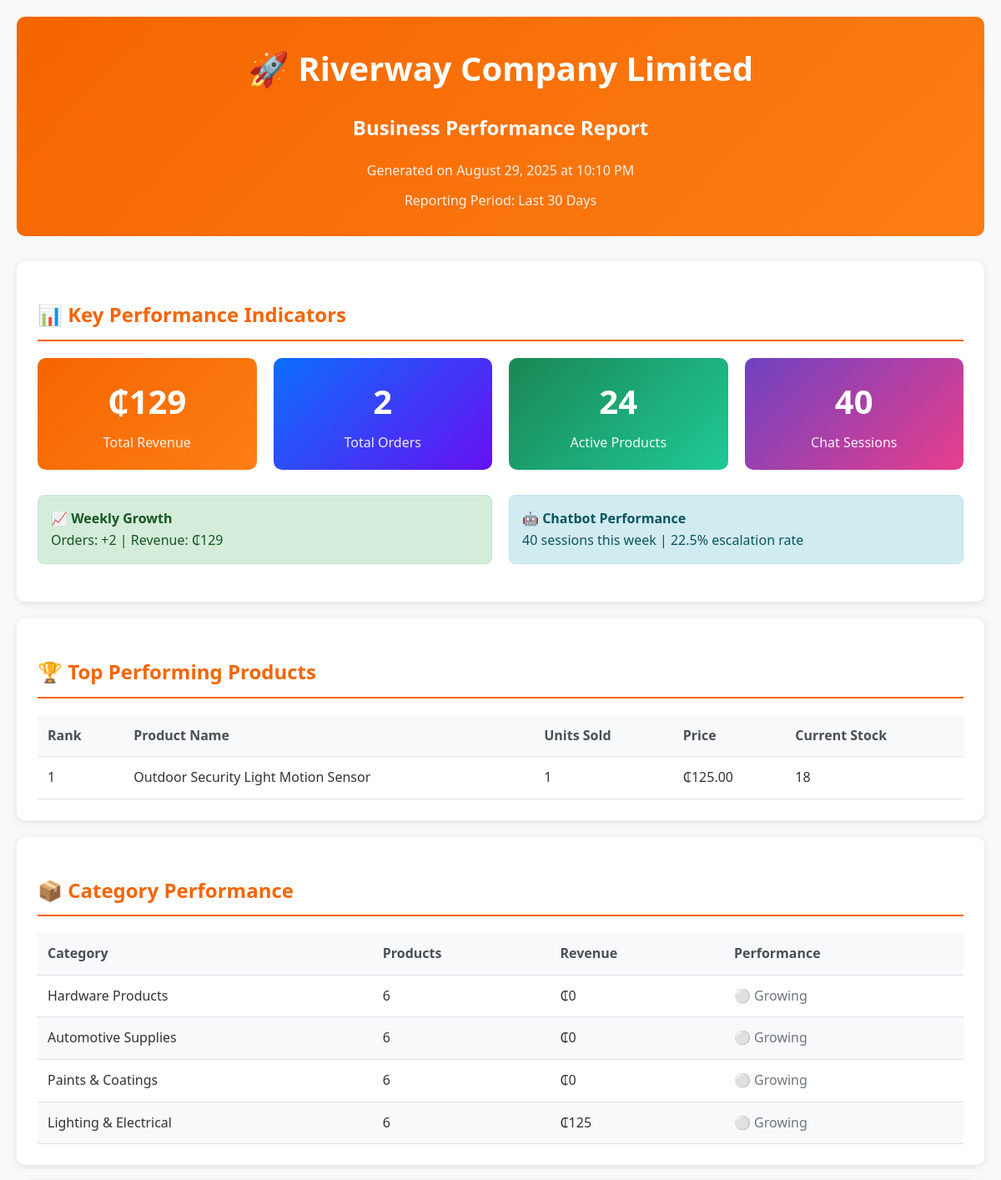
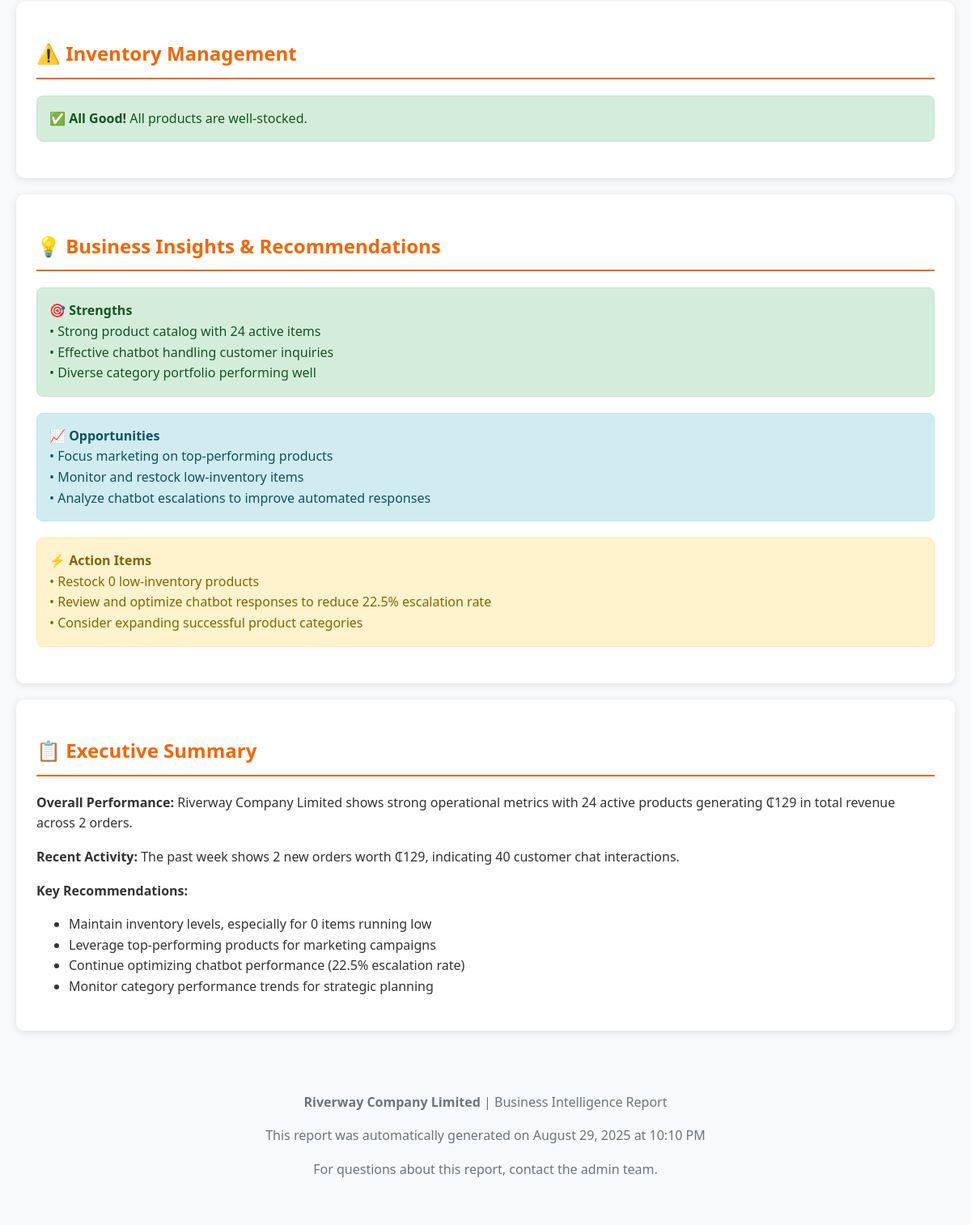
Screenshot of /dashboard/report/ (signed in) with the database file from the repository (2 pictures, top to bottom).
### store/models.py (models this page shows, shortened)
class Product(models.Model):
    UNIT_CHOICES = [
        ('piece', 'Piece'),
        ('bag', 'Bag'),
        ('sqft', 'Square Feet'),
        ('lft', 'Linear Feet'),
        ('gallon', 'Gallon'),
        ('ton', 'Ton'),
        ('yard', 'Cubic Yard'),
        ('roll', 'Roll'),
        ('sheet', 'Sheet'),
    ]
    name = models.CharField(max_length=200)
    category = models.ForeignKey(Category, on_delete=models.CASCADE, related_name='products')
    description = models.TextField()
    price = models.DecimalField(max_digits=10, decimal_places=2)
    unit = models.CharField(max_length=20, choices=UNIT_CHOICES, default='piece')
    sku = models.CharField(max_length=50, unique=True)
    stock_quantity = models.PositiveIntegerField(default=0)
    image = models.ImageField(upload_to='products/', blank=True, null=True)
    specifications = models.JSONField(default=dict, blank=True)
    rating = models.DecimalField(max_digits=3, decimal_places=2, default=0.00, help_text="Product rating out of 5")
    rating_count = models.PositiveIntegerField(default=0, help_text="Number of ratings")
    is_active = models.BooleanField(default=True)
    created_at = models.DateTimeField(auto_now_add=True)
    updated_at = models.DateTimeField(auto_now=True)

class Category(models.Model):
    name = models.CharField(max_length=100)
    description = models.TextField(blank=True)
    image = models.ImageField(upload_to='categories/', blank=True, null=True)
    created_at = models.DateTimeField(auto_now_add=True)
    class Meta:
        verbose_name_plural = "Categories"

### admin_dashboard/views.py (the view)
# urls.py: path('report/', views.generate_report, name='generate_report'),
@staff_member_required
def generate_report(request):
    from django.http import HttpResponse
    from django.template.loader import render_to_string
    from datetime import datetime, timedelta
    import json
    today = timezone.now().date()
    week_ago = today - timedelta(days=7)
    month_ago = today - timedelta(days=30)
    total_products = Product.objects.filter(is_active=True).count()
    total_orders = Order.objects.count()
    total_revenue = Order.objects.filter(status='delivered').aggregate(
        total=Sum('total_amount')
    )['total'] or 0
    weekly_orders = Order.objects.filter(created_at__date__gte=week_ago).count()
    weekly_revenue = Order.objects.filter(
        created_at__date__gte=week_ago, status='delivered'
    ).aggregate(total=Sum('total_amount'))['total'] or 0
    top_products = Product.objects.annotate(
        total_sold=Sum('orderitem__quantity', filter=Q(orderitem__order__status='delivered'))
    ).filter(total_sold__gt=0).order_by('-total_sold')[:5]
    category_performance = Category.objects.annotate(
        product_count=Count('products', filter=Q(products__is_active=True)),
        total_revenue=Sum('products__orderitem__price',
                         filter=Q(products__orderitem__order__status='delivered'))
    ).order_by('-product_count')
    total_chat_sessions = ChatSession.objects.count()
    weekly_chat_sessions = ChatSession.objects.filter(created_at__date__gte=week_ago).count()
    escalated_chats = ChatSession.objects.filter(is_escalated=True).count()
    escalation_rate = round((escalated_chats / max(total_chat_sessions, 1)) * 100, 1)
    low_stock_products = Product.objects.filter(
        stock_quantity__lte=10, is_active=True
    ).order_by('stock_quantity')[:10]
    context = {
        'report_date': datetime.now(),
        'period': 'Last 30 Days',
        'total_products': total_products,
        'total_orders': total_orders,
        'total_revenue': total_revenue,
        'weekly_orders': weekly_orders,
        'weekly_revenue': weekly_revenue,
        'top_products': top_products,
        'category_performance': category_performance,
        'total_chat_sessions': total_chat_sessions,
        'weekly_chat_sessions': weekly_chat_sessions,
        'escalation_rate': escalation_rate,
        'low_stock_products': low_stock_products,
    }
    html_content = render_to_string('admin_dashboard/business_report.html', context)
    response = HttpResponse(html_content, content_type='text/html')
    response['Content-Disposition'] = f'attachment; filename="business_report_{datetime.now().strftime("%Y%m%d_%H%M%S")}.html"'
    return response

### templates/admin_dashboard/business_report.html (shortened to what this page needs)
<!DOCTYPE html>
<html lang="en">
<head>
</head>
<body>
    <div class="header">
        <h1>🚀 Riverway Company Limited</h1>
        <h2>Business Performance Report</h2>
        <p>Generated on {{ report_date|date:"F d, Y" }} at {{ report_date|time:"g:i A" }}</p>
        <p>Reporting Period: {{ period }}</p>
    </div>
    <div class="section">
        <h2>📊 Key Performance Indicators</h2>
        <div class="metrics-grid">
            <div class="metric-card revenue">
                <div class="metric-value">₵{{ total_revenue|floatformat:0 }}</div>
                <div class="metric-label">Total Revenue</div>
            </div>
            <div class="metric-card orders">
                <div class="metric-value">{{ total_orders }}</div>
                <div class="metric-label">Total Orders</div>
            </div>
            <div class="metric-card products">
                <div class="metric-value">{{ total_products }}</div>
                <div class="metric-label">Active Products</div>
            </div>
            <div class="metric-card chatbot">
                <div class="metric-value">{{ total_chat_sessions }}</div>
                <div class="metric-label">Chat Sessions</div>
            </div>
        </div>
        <div class="row">
            <div class="alert alert-success">
                <strong>📈 Weekly Growth</strong><br>
                Orders: +{{ weekly_orders }} | Revenue: ₵{{ weekly_revenue|floatformat:0 }}
            </div>
            <div class="alert alert-info">
                <strong>🤖 Chatbot Performance</strong><br>
                {{ weekly_chat_sessions }} sessions this week | {{ escalation_rate }}% escalation rate
            </div>
        </div>
    </div>
    <div class="section">
        <h2>🏆 Top Performing Products</h2>
        {% if top_products %}
        <table class="table">
            <thead>
                <tr>
                    <th>Rank</th>
                    <th>Product Name</th>
                    <th>Units Sold</th>
                    <th>Price</th>
                    <th>Current Stock</th>
                </tr>
            </thead>
            <tbody>
                {% for product in top_products %}
                <tr>
                    <td>{{ forloop.counter }}</td>
                    <td>{{ product.name }}</td>
                    <td>{{ product.total_sold|default:0 }}</td>
                    <td>₵{{ product.price }}</td>
                    <td>{{ product.stock_quantity }}</td>
                </tr>
                {% endfor %}
            </tbody>
        </table>
        {% else %}
        <div class="alert alert-info">
            No sales data available yet. Products will appear here once orders are completed.
        </div>
        {% endif %}
    </div>
    <div class="section">
        <h2>📦 Category Performance</h2>
        <table class="table">
            <thead>
                <tr>
                    <th>Category</th>
                    <th>Products</th>
                    <th>Revenue</th>
                    <th>Performance</th>
                </tr>
            </thead>
            <tbody>
                {% for category in category_performance %}
                <tr>
                    <td>{{ category.name }}</td>
                    <td>{{ category.product_count }}</td>
                    <td>₵{{ category.total_revenue|default:0|floatformat:0 }}</td>
                    <td>
                        {% if category.total_revenue > 1000 %}
                            <span style="color: #198754;">🟢 Excellent</span>
                        {% elif category.total_revenue > 500 %}
                            <span style="color: #fd7e14;">🟡 Good</span>
                        {% else %}
                            <span style="color: #6c757d;">⚪ Growing</span>
                        {% endif %}
                    </td>
                </tr>
                {% endfor %}
            </tbody>
        </table>
    </div>
    <div class="section">
        <h2>⚠️ Inventory Management</h2>
        {% if low_stock_products %}
        <div class="alert alert-warning">
            <strong>Low Stock Alert:</strong> {{ low_stock_products.count }} products need restocking
        </div>
        <table class="table">
            <thead>
                <tr>
                    <th>Product</th>
                    <th>Current Stock</th>
                    <th>Status</th>
                    <th>Action Required</th>
                </tr>
            </thead>
            <tbody>
                {% for product in low_stock_products %}
                <tr>
                    <td>{{ product.name }}</td>
                    <td>{{ product.stock_quantity }}</td>
                    <td>
                        {% if product.stock_quantity <= 3 %}
                            <span style="color: #dc3545;">🔴 Critical</span>
                        {% elif product.stock_quantity <= 7 %}
                            <span style="color: #fd7e14;">🟡 Low</span>
                        {% else %}
                            <span style="color: #ffc107;">⚠️ Monitor</span>
                        {% endif %}
                    </td>
                    <td>
                        {% if product.stock_quantity <= 3 %}
                            Restock immediately
                        {% else %}
                            Plan restocking
                        {% endif %}
                    </td>
                </tr>
                {% endfor %}
            </tbody>
        </table>
        {% else %}
        <div class="alert alert-success">
            <strong>✅ All Good!</strong> All products are well-stocked.
        </div>
        {% endif %}
    </div>
    <div class="section">
        <h2>💡 Business Insights & Recommendations</h2>
        <div class="alert alert-success">
            <strong>🎯 Strengths</strong><br>
            • Strong product catalog with {{ total_products }} active items<br>
            • Effective chatbot handling customer inquiries<br>
            • Diverse category portfolio performing well
        </div>
        <div class="alert alert-info">
            <strong>📈 Opportunities</strong><br>
            • Focus marketing on top-performing products<br>
            • Monitor and restock low-inventory items<br>
            • Analyze chatbot escalations to improve automated responses
        </div>
        <div class="alert alert-warning">
            <strong>⚡ Action Items</strong><br>
            • Restock {{ low_stock_products.count }} low-inventory products<br>
            • Review and optimize chatbot responses to reduce {{ escalation_rate }}% escalation rate<br>
            • Consider expanding successful product categories
        </div>
    </div>
    <div class="section">
        <h2>📋 Executive Summary</h2>
        <p><strong>Overall Performance:</strong> Riverway Company Limited shows strong operational metrics with {{ total_products }} active products generating ₵{{ total_revenue|floatformat:0 }} in total revenue across {{ total_orders }} orders.</p>
        <p><strong>Recent Activity:</strong> The past week shows {{ weekly_orders }} new orders worth ₵{{ weekly_revenue|floatformat:0 }}, indicating {{ weekly_chat_sessions }} customer chat interactions.</p>
        <p><strong>Key Recommendations:</strong></p>
        <ul>
            <li>Maintain inventory levels, especially for {{ low_stock_products.count }} items running low</li>
            <li>Leverage top-performing products for marketing campaigns</li>
            <li>Continue optimizing chatbot performance ({{ escalation_rate }}% escalation rate)</li>
            <li>Monitor category performance trends for strategic planning</li>
        </ul>
    </div>
    <div class="footer">
        <p><strong>Riverway Company Limited</strong> | Business Intelligence Report</p>
        <p>This report was automatically generated on {{ report_date|date:"F d, Y" }} at {{ report_date|time:"g:i A" }}</p>
        <p>For questions about this report, contact the admin team.</p>
    </div>
</body>
</html>

### templates/admin_dashboard/business_report.html (style rules this page uses)
body { font-family: 'Segoe UI', Tahoma, Geneva, Verdana, sans-serif; line-height: 1.6; color: #333; max-width: 1200px; margin: 0 auto; padding: 20px; background: #f8f9fa; }
.header { background: linear-gradient(135deg, #f56500 0%, #fd7e14 100%); color: white; padding: 30px; border-radius: 10px; text-align: center; margin-bottom: 30px; }
.header h1 { margin: 0; font-size: 2.5rem; }
.header p { margin: 10px 0 0; opacity: 0.9; }
.section { background: white; padding: 25px; margin-bottom: 20px; border-radius: 10px; box-shadow: 0 2px 10px rgba(0,0,0,0.1); }
.section h2 { color: #f56500; border-bottom: 2px solid #f56500; padding-bottom: 10px; margin-bottom: 20px; }
.metrics-grid { display: grid; grid-template-columns: repeat(auto-fit, minmax(200px, 1fr)); gap: 20px; margin-bottom: 30px; }
.metric-card { background: linear-gradient(135deg, #667eea 0%, #764ba2 100%); color: white; padding: 20px; border-radius: 10px; text-align: center; }
.metric-card.revenue { background: linear-gradient(135deg, #f56500 0%, #fd7e14 100%); }
.metric-card.orders { background: linear-gradient(135deg, #0d6efd 0%, #6610f2 100%); }
.metric-card.products { background: linear-gradient(135deg, #198754 0%, #20c997 100%); }
.metric-card.chatbot { background: linear-gradient(135deg, #6f42c1 0%, #e83e8c 100%); }
.metric-value { font-size: 2.5rem; font-weight: bold; margin-bottom: 5px; }
.metric-label { font-size: 1rem; opacity: 0.9; }
.table { width: 100%; border-collapse: collapse; margin-top: 20px; }
.table th, .table td { padding: 12px; text-align: left; border-bottom: 1px solid #dee2e6; }
.table th { background-color: #f8f9fa; font-weight: 600; color: #495057; }
.table tr:nth-child(even) { background-color: #f8f9fa; }
.alert { padding: 15px; border-radius: 8px; margin-bottom: 20px; }
.alert-warning { background-color: #fff3cd; border: 1px solid #ffeaa7; color: #856404; }
.alert-success { background-color: #d4edda; border: 1px solid #c3e6cb; color: #155724; }
.alert-info { background-color: #d1ecf1; border: 1px solid #bee5eb; color: #0c5460; }
.footer { text-align: center; margin-top: 40px; padding: 20px; background: #f8f9fa; border-radius: 10px; color: #6c757d; }
.row { display: grid; grid-template-columns: 1fr 1fr; gap: 20px; }

### rows the page displays
Product: name "Outdoor Security Light Motion Sensor", total_sold "1", price "125.00", stock_quantity "18"
Category: name "Hardware Products", product_count "6", total_revenue "0", shows "⚪ Growing"
Category: name "Automotive Supplies", product_count "6", total_revenue "0", shows "⚪ Growing"
Category: name "Paints & Coatings", product_count "6", total_revenue "0", shows "⚪ Growing"
Category: name "Lighting & Electrical", product_count "6", total_revenue "125", shows "⚪ Growing"

### other values shown
{{ period }} "Last 30 Days"
{{ total_revenue|floatformat:0 }} "129"
{{ total_orders }} "2"
{{ total_products }} "24"
{{ total_chat_sessions }} "40"
{{ weekly_orders }} "2"
{{ weekly_revenue|floatformat:0 }} "129"
{{ weekly_chat_sessions }} "40"
{{ escalation_rate }} "22.5"
{{ low_stock_products.count }} "0"
